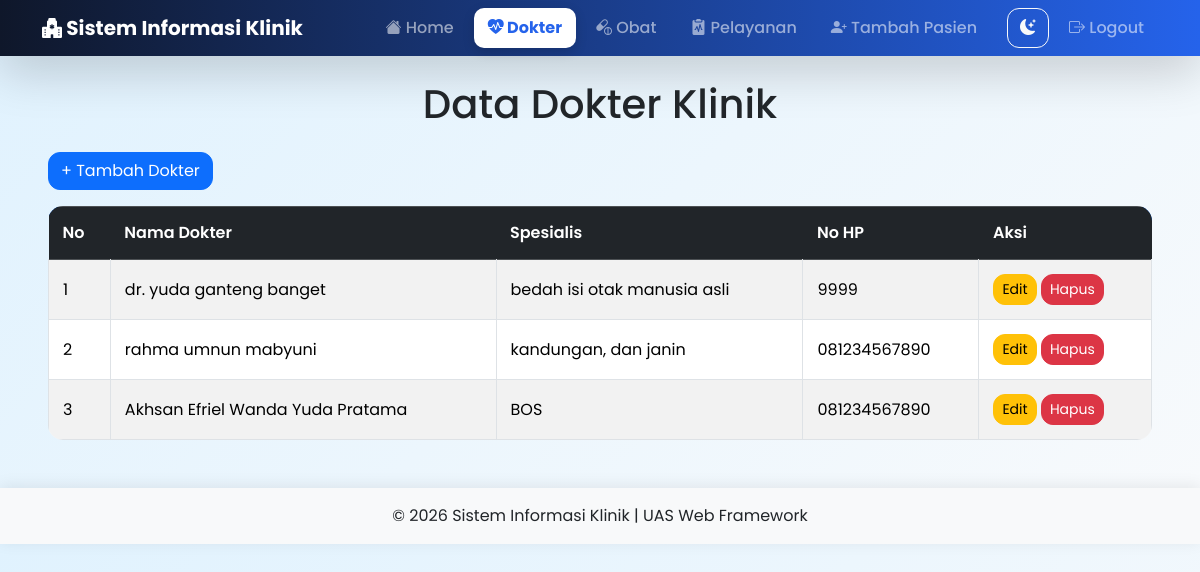
Screenshot of /dokter/ (signed in) with the database file from the repository.
### blog/models.py (models this page shows, shortened)
class Dokter(models.Model):
    nama = models.CharField(max_length=100)
    spesialis = models.CharField(max_length=100)
    no_hp = models.CharField(max_length=20)

### blog/views.py (the view)
# urls.py: path('dokter/', views.dokter, name='dokter'),
@login_required(login_url='login')
def dokter(request):
    data_dokter = Dokter.objects.all()
    context = {
        'data_dokter': data_dokter
    }
    return render(request, 'dokter.html', context)

### blog/templates/dokter.html
{% extends 'base.html' %}
{% block content %}
<h1 class="text-center mb-4">
    Data Dokter Klinik
</h1>
<a href="{% url 'tambah_dokter' %}" class="btn btn-primary mb-3">
    + Tambah Dokter
</a>
<table class="table table-bordered table-striped">
    <thead class="table-dark">
        <tr>
            <th>No</th>
            <th>Nama Dokter</th>
            <th>Spesialis</th>
            <th>No HP</th>
            <th>Aksi</th>
        </tr>
    </thead>
    <tbody>
    {% for dokter in data_dokter %}
    <tr>
        <td>{{ forloop.counter }}</td>
        <td>{{ dokter.nama }}</td>
        <td>{{ dokter.spesialis }}</td>
        <td>{{ dokter.no_hp }}</td>
        <td>
            <a href="/edit-dokter/{{ dokter.id }}/"
               class="btn btn-warning btn-sm">
                Edit
            </a>
            <a href="/hapus-dokter/{{ dokter.id }}/"
               class="btn btn-danger btn-sm"
               onclick="return confirm('Yakin ingin menghapus data dokter ini?')">
                Hapus
            </a>
        </td>
    </tr>
    {% endfor %}
    </tbody>
</table>
{% endblock %}

### blog/static/css/style.css (style rules this page uses)
body { font-family:'Poppins',sans-serif; background:linear-gradient(135deg,#e0f2fe,#f8fafc); transition:.4s; }

### blog/templates/base.html (style rules this page uses)
.btn { border-radius:12px; transition:.3s; }
.table { border-radius:15px; overflow:hidden; }
.table { transition:.4s; }
.table thead { background:#0d6efd; }
.table thead th { border:none; padding:14px; font-weight:600; }
.table tbody td { vertical-align:middle; padding:14px; }
.table tbody tr { transition:.25s; }

### rows the page displays
Dokter: nama "dr. yuda ganteng banget", spesialis "bedah isi otak manusia asli", no_hp "9999"
Dokter: nama "rahma umnun mabyuni", spesialis "kandungan, dan janin", no_hp "081234567890"
Dokter: nama "Akhsan Efriel Wanda Yuda Pratama", spesialis "BOS", no_hp "081234567890"
